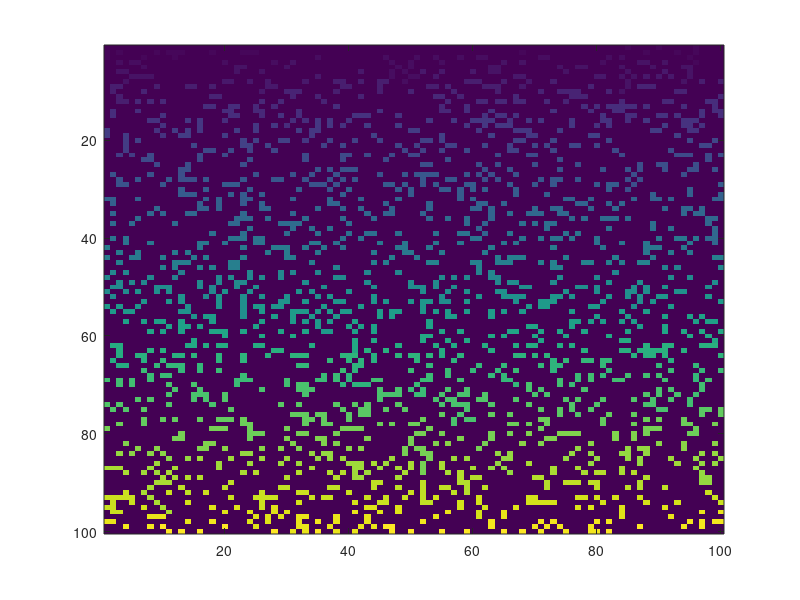

Write MATLAB code to recreate this figure.
clear all
clc
close all


N = 100;
p = 0.2;
a = zeros(N);
cols = a;
a(rand(N)<=p) = 1;

col = 0;
for i = 1:N
	for j = 1:N
		if a(i,j) == 1 && cols(i,j) == 0
% 			count = 0;
			for n = -1:1
				for m = -1:1
% 					if n == 0 && m == 0
% 						continue
% 					end
					try
						if cols(i+n,j+m) ~= 0
							cols(i,j) = cols(i+n,j+m);
							
						else
% 							count = count + 1;
						end
					catch
% 						count = count + 1;
						continue
					end
				end
			end
			if cols(i,j) == 0
				col = col+1;
				cols(i,j) = col;
			end
		end
	end
end


figure
imagesc(cols)
